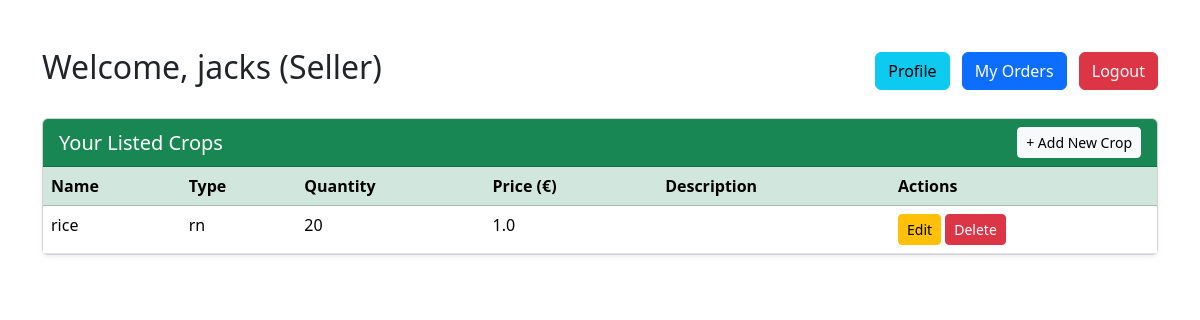
Before: /dashboard/ (signed in) with the older database file.
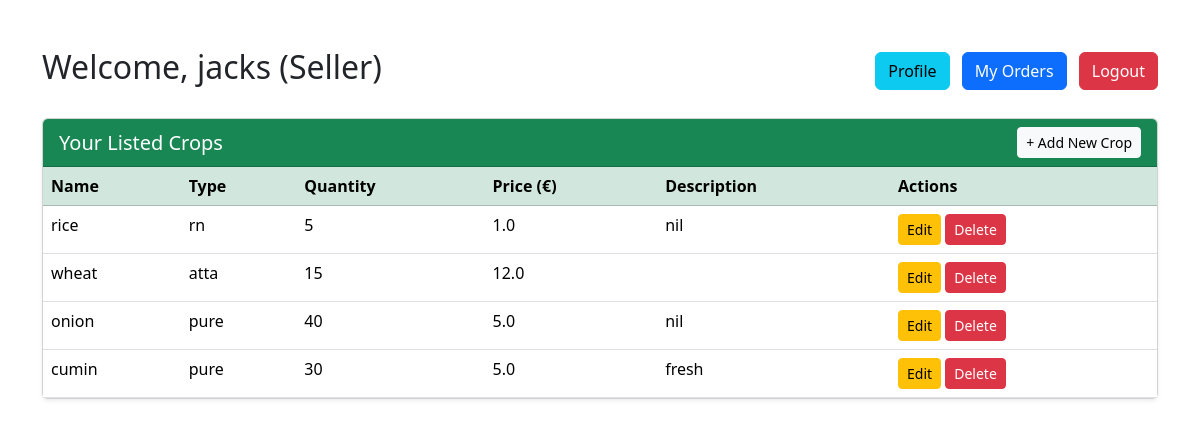
After: the same page with the newer database file.
### main/models.py (models this page shows, shortened)
class Crop(models.Model):
    owner = models.ForeignKey(User, on_delete=models.CASCADE, null=True, blank=True)
    crop_name = models.CharField(max_length=100)
    crop_type = models.CharField(max_length=100)
    quantity = models.IntegerField()
    price_per_unit = models.FloatField()
    description = models.TextField(blank=True, null=True)
    created_at = models.DateTimeField(auto_now_add=True)
    sold = models.BooleanField(default=False)

### main/views.py (the view, shortened to what this page needs)
# urls.py: path("dashboard/", views.dashboard, name="dashboard"),
def dashboard(request):
    if not request.user.is_authenticated:
        return redirect('user_login')
    profile = getattr(request.user, 'profile', None)
    role = profile.role if profile else 'buyer'
    search_query = request.GET.get('q', '')
    saved_count = profile.saved_crops.count() if profile and hasattr(profile, 'saved_crops') else 0
    if role == 'seller':
        crops = Crop.objects.filter(owner=request.user)
        orders = Order.objects.filter(crop__owner=request.user)
        template_name = "dashboard_seller.html"
    return render(request, template_name, {
        "role": role,
        "crops": crops,
        "orders": orders,
        "search_query": search_query,
        "saved_count": saved_count
    })

### main/templates/dashboard_seller.html (shortened to what this page needs)
{% block content %}
<link href="https://cdn.jsdelivr.net/npm/bootstrap@5.3.2/dist/css/bootstrap.min.css" rel="stylesheet">
<div class="container my-5">
    <div class="d-flex justify-content-between align-items-center mb-4">
        <h2>Welcome, {{ request.user.first_name }} (Seller)</h2>
        <div>
            <a href="{% url 'profile' %}" class="btn btn-info me-2">Profile</a>
            <a href="{% url 'my_orders' %}" class="btn btn-primary me-2">My Orders</a>
            <a href="{% url 'user_logout' %}" class="btn btn-danger">Logout</a>
        </div>
    </div>
    <div class="card mb-5 shadow-sm">
        <div class="card-header bg-success text-white d-flex justify-content-between align-items-center">
            <h5 class="mb-0">Your Listed Crops</h5>
            <a href="{% url 'add_crop' %}" class="btn btn-light btn-sm">+ Add New Crop</a>
        </div>
        <div class="card-body p-0">
            {% if crops %}
            <div class="table-responsive">
                <table class="table table-hover mb-0">
                    <thead class="table-success">
                        <tr>
                            <th>Name</th>
                            <th>Type</th>
                            <th>Quantity</th>
                            <th>Price (€)</th>
                            <th>Description</th>
                            <th>Actions</th>
                        </tr>
                    </thead>
                    <tbody>
                        {% for crop in crops %}
                        <tr>
                            <td>{{ crop.crop_name }}</td>
                            <td>{{ crop.crop_type }}</td>
                            <td>{{ crop.quantity }}</td>
                            <td>{{ crop.price_per_unit }}</td>
                            <td>{{ crop.description }}</td>
                            <td>
                                <a href="{% url 'edit_crop' crop.id %}" class="btn btn-warning btn-sm">Edit</a>
                                <a href="{% url 'delete_crop' crop.id %}" class="btn btn-danger btn-sm" onclick="return confirm('Delete this crop?')">Delete</a>
                            </td>
                        </tr>
                        {% endfor %}
                    </tbody>
                </table>
            </div>
            {% else %}
            <p class="p-3 text-muted">You haven’t listed any crops yet.</p>
            {% endif %}
        </div>
    </div>
</div>
{% endblock %}

Changed rows visible on the page:
changed Crop "rice": quantity "20" → "5"; description (not shown) → "nil"
added Crop: crop_name "wheat", crop_type "atta", quantity "15", price_per_unit "12.0"
added Crop: crop_name "onion", crop_type "pure", quantity "40", price_per_unit "5.0", description "nil"
added Crop: crop_name "cumin", crop_type "pure", quantity "30", price_per_unit "5.0", description "fresh"
